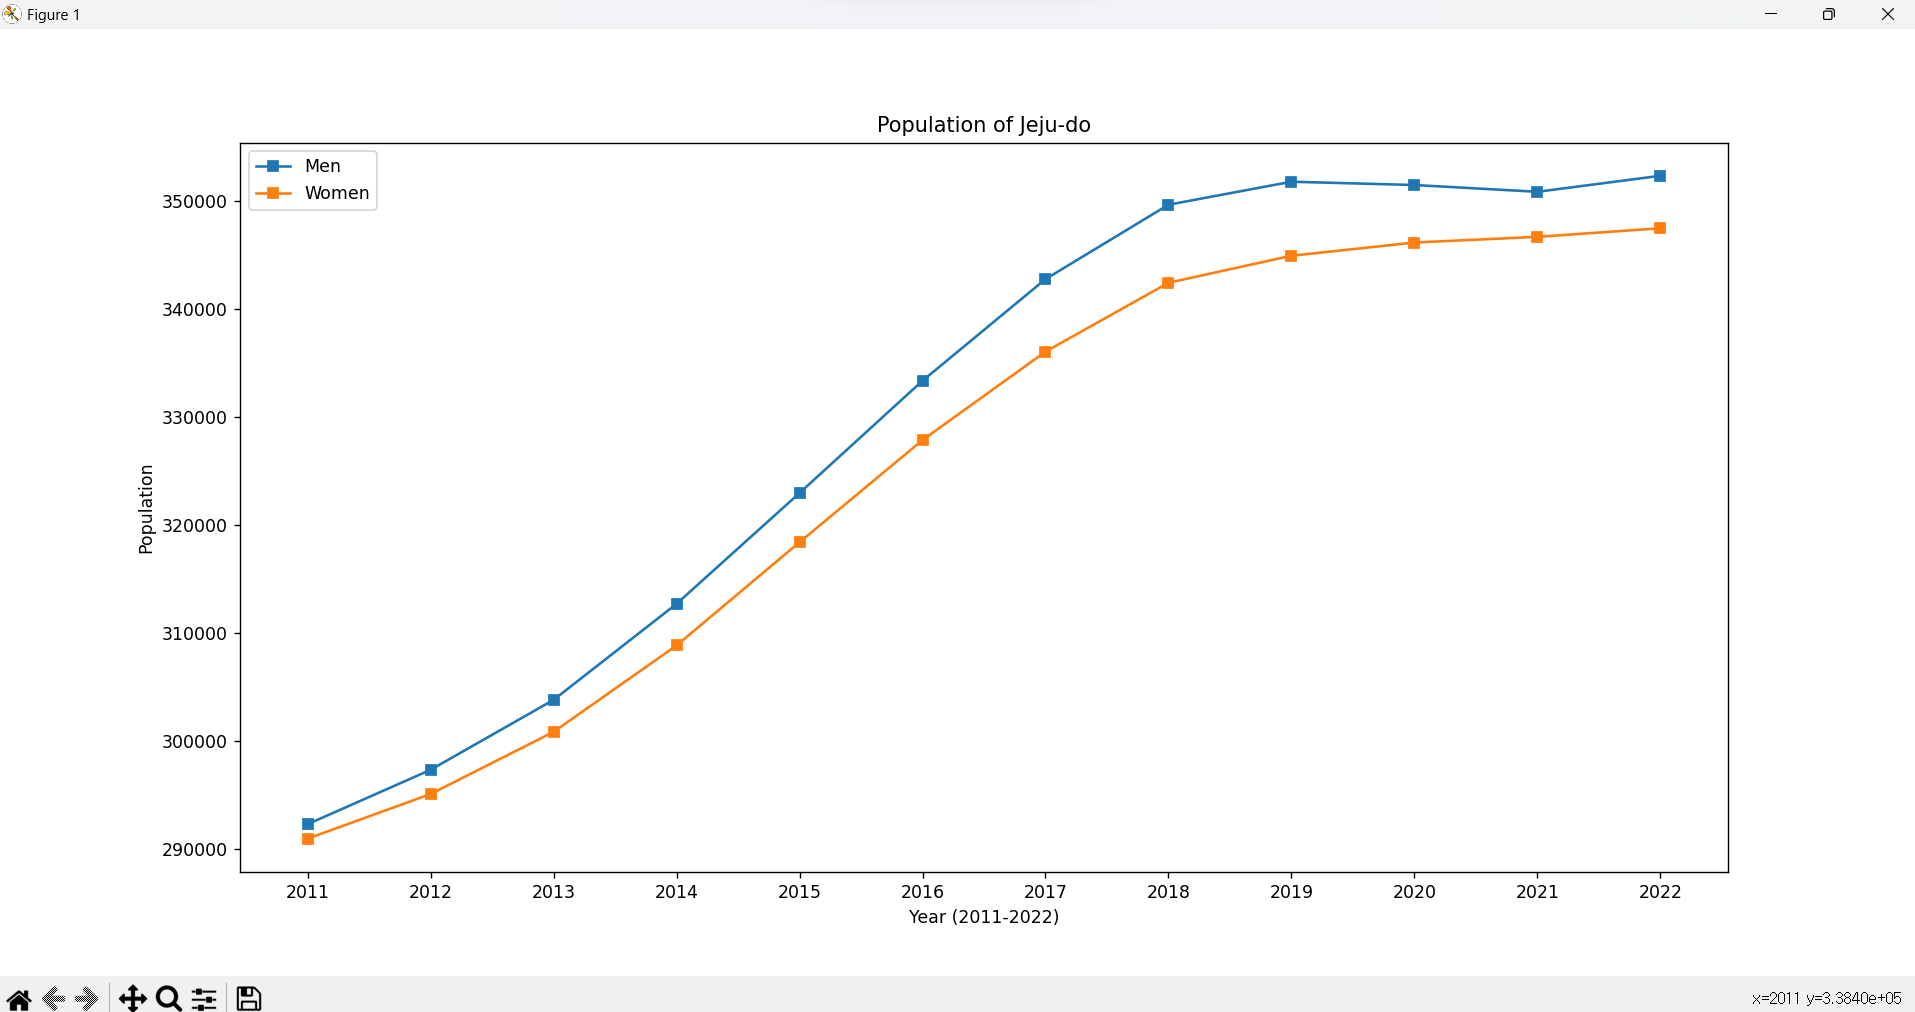

Python code for this plot:
def main():
    import matplotlib.pyplot as plt
    import csv
    f=open('population.csv','r',encoding='ANSI')
    data=csv.reader(f,delimiter=',')
    header=next(data)
    X=[]
    m=[]
    w=[]
    for row in data:
        if (row[3]!=''and row[4]!=''):
            X.append(row[1])
            m.append(int(row[3]))
            w.append(int(row[4]))
    plt.title('Population of Jeju-do')
    plt.plot(X,m,label='Men',marker='s')
    plt.plot(X,w,label='Women',marker='s')
    plt.ylabel('Population')
    plt.xlabel('Year (2011-2022)')
    plt.legend()
    plt.show()


    
if __name__ == '__main__':
    main()
